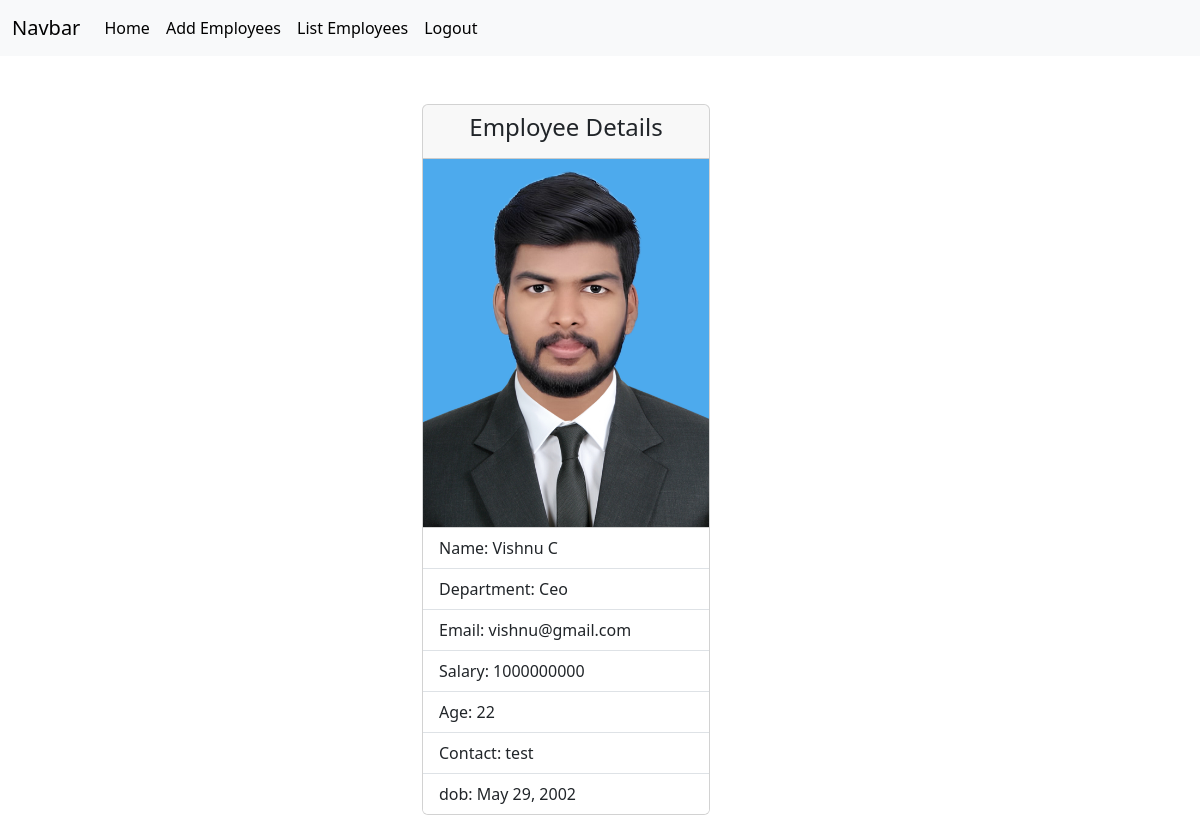
/employees/2 (signed in), run on the app's committed database.
### crm/models.py (models this page shows, shortened)
class Employees(models.Model):
    name=models.CharField(max_length=100)
    department=models.CharField(max_length=100)
    salary=models.PositiveIntegerField()
    email=models.EmailField(unique=True)
    age=models.PositiveIntegerField()
    contact=models.CharField(null=True,max_length=10)
    profile_pic=models.ImageField(upload_to="images",null=True)
    dob=models.DateField(null=True,blank=True)

### crm/views.py (the view)
# urls.py: path('employees/<int:pk>',views.EmployeeDetailView.as_view(),name="emp-details"),
@method_decorator(Signin_required,name="dispatch")
class EmployeeDetailView(View):
    def get(self,request,*args,**kwargs):
        id=kwargs.get("pk")
        qs=Employees.objects.get(id=id)
        return render(request,"emp_detail.html",{"data":qs})

### crm/views.py (called while the page is built)
def Signin_required(fn):
    def wrapper(request,*args,**kwargs):
        if not request.user.is_authenticated:
            messages.error(request,"invalid session")
            return redirect("signin")
        else:
            return fn(request,*args,**kwargs)
    return wrapper

### crm/templates/emp_detail.html
{%extends 'base.html'%}
{%block body_block%}
<div class="container">
    <div class="row">
        <div class="col-4"></div>
        <div class="col-4 mt-5">
            <div>
                <div class="card" style="width: 18rem;">
                    <div class="card-header">
                        <h4 style="text-align: center;">                  Employee Details                    </h4>
                    </div>
                    <div>
                        {%if data.profile_pic%}
                        <img src="{{data.profile_pic.url}}" alt="" style="width: 100%;">
                        {%endif%}
                    </div>
                    <ul class="list-group list-group-flush">
                      <li class="list-group-item">Name: {{data.name}}</li>
                      <li class="list-group-item">Department: {{data.department}}</li>
                      <li class="list-group-item">Email: {{data.email}}</li>
                      <li class="list-group-item">Salary: {{data.salary}}</li>
                      <li class="list-group-item">Age: {{data.age}}</li>
                      <li class="list-group-item">Contact: {{data.contact}}</li>
                      <li class="list-group-item">dob: {{data.dob}}</li>
                    </ul>
                  </div>
            </div>
        </div>
        <div class="col-4"></div>
    </div>
    </div>
    {%endblock%}

### data on the page
Employees: profile_pic (picture), name "Vishnu C", department "Ceo", email "vishnu@gmail.com", salary "1000000000", age "22", contact "test", dob "May 29, 2002"
